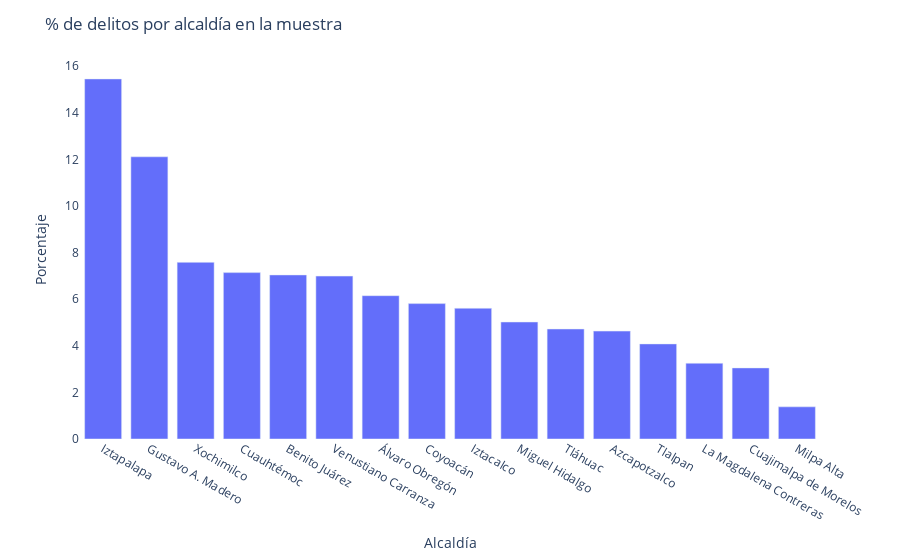

The notebook cell this image was saved under:
### Code cell
fig = px.bar(resumen, x='NOM_MUN', y='PORC')
fig.update_layout(
    paper_bgcolor='rgba(0,0,0,0)',
    plot_bgcolor='rgba(0,0,0,0)',
    title="% de delitos por alcaldía en la muestra",
    xaxis_title = 'Alcaldía',
    yaxis_title = 'Porcentaje'
)
fig.show()

### Figure 1 — Plotly figure (JSON) as saved in the notebook; plotly's stock layout.template omitted (floating-point values rounded to 4 significant figures)
{"data": [{"alignmentgroup": "True", "hovertemplate": "NOM_MUN=%{x}<br>PORC=%{y}<extra></extra>", "legendgroup": "", "marker": {"color": "#636efa", "pattern": {"shape": ""}}, "name": "", "offsetgroup": "", "orientation": "v", "showlegend": false, "textposition": "auto", "type": "bar", "x": ["Iztapalapa", "Gustavo A. Madero", "Xochimilco", "Cuauhtémoc", "Benito Juárez", "Venustiano Carranza", "Álvaro Obregón", "Coyoacán", "Iztacalco", "Miguel Hidalgo", "Tláhuac", "Azcapotzalco", "Tlalpan", "La Magdalena Contreras", "Cuajimalpa de Morelos", "Milpa Alta"], "xaxis": "x", "y": [15.45, 12.11, 7.58, 7.14, 7.04, 6.99, 6.15, 5.81, 5.61, 5.02, 4.72, 4.63, 4.08, 3.25, 3.05, 1.38], "yaxis": "y"}], "layout": {"barmode": "relative", "legend": {"tracegroupgap": 0}, "margin": {"t": 60}, "paper_bgcolor": "rgba(0,0,0,0)", "plot_bgcolor": "rgba(0,0,0,0)", "title": {"text": "% de delitos por alcaldía en la muestra"}, "xaxis": {"anchor": "y", "domain": [0, 1], "title": {"text": "Alcaldía"}}, "yaxis": {"anchor": "x", "domain": [0, 1], "title": {"text": "Porcentaje"}}}}
